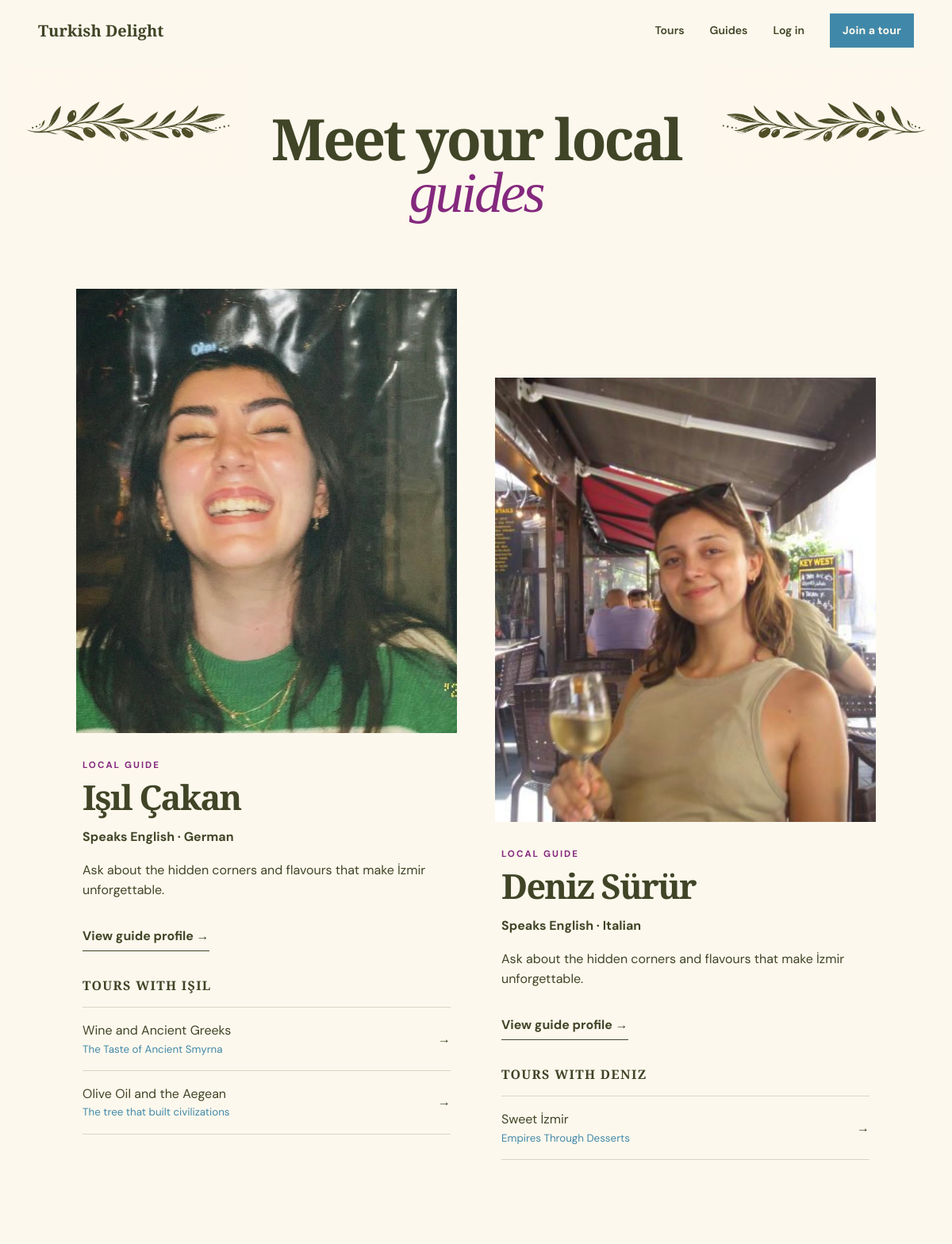
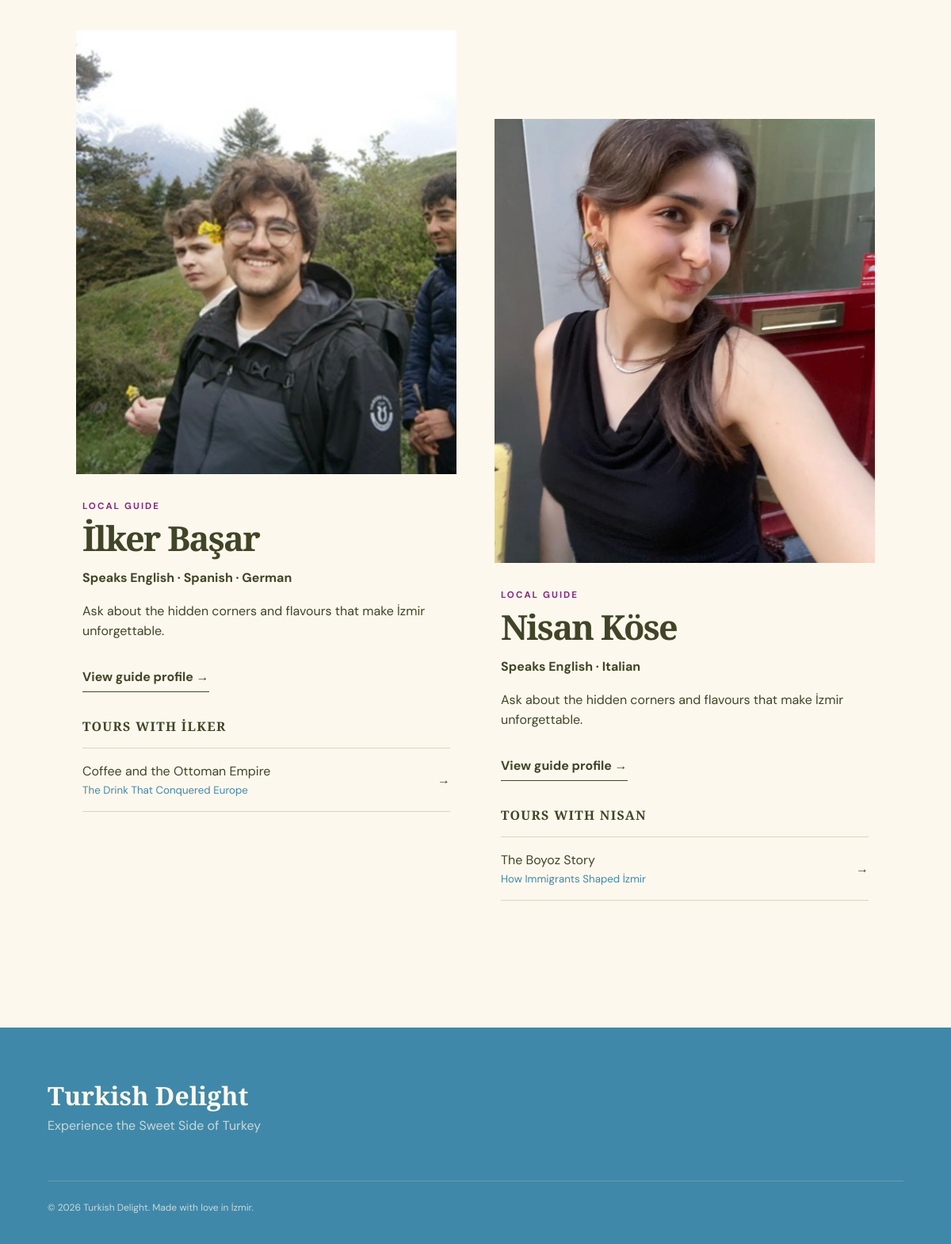
The page /guides on the database its author committed (2 pictures, top to bottom).
### tables this page shows
CREATE TABLE "users" (
          id INTEGER PRIMARY KEY AUTOINCREMENT,
          first_name TEXT NOT NULL, last_name TEXT NOT NULL,
          email TEXT NOT NULL UNIQUE, password_hash TEXT NOT NULL,
          role TEXT NOT NULL CHECK(role IN ('guide','participant','admin')),
          languages TEXT NOT NULL DEFAULT '[]'
        );

CREATE TABLE tours (
  id INTEGER PRIMARY KEY AUTOINCREMENT, guide_id INTEGER NOT NULL REFERENCES users(id),
  title TEXT NOT NULL, subtitle TEXT NOT NULL, description TEXT NOT NULL, story TEXT NOT NULL,
  final_message TEXT NOT NULL, foods TEXT NOT NULL, stops TEXT NOT NULL, story_points TEXT NOT NULL,
  meeting_point TEXT NOT NULL, duration INTEGER NOT NULL CHECK(duration > 0),
  language TEXT NOT NULL, capacity INTEGER NOT NULL CHECK(capacity > 0)
);

### app.py (the view)
@app.route("/guides")
def guides():
    rows = userdb.list_guides(get_db(), public_order=True)
    guide_list = []
    for row in rows:
        guide = User(row)
        guide_tours = tourdb.tours_for_guide(get_db(), guide.id, summary=True)
        image = "Logo.png"
        for tour in guide_tours:
            candidate = BASE_DIR / "static" / f"Guide{tour['id']}.jpg"
            if candidate.exists():
                image = candidate.name
                break
        guide_list.append({"user": guide, "tours": guide_tours, "image": image})
    return render_template("guides.html", guides=guide_list)

### app.py (called while the page is built)
def get_db():
    if "db" not in g:
        g.db = sqlite3.connect(DATABASE)
        g.db.row_factory = sqlite3.Row
        g.db.execute("PRAGMA foreign_keys = ON")
    return g.db

@app.before_request
def verify_csrf():
    if request.method == "POST" and request.form.get("csrf_token") != session.get("csrf_token"):
        abort(400, "Invalid or missing form token.")

### tourdb.py (called while the page is built)
def tours_for_guide(db, guide_id, summary=False):
    fields = "id,title,subtitle" if summary else "*"
    return db.execute(
        f"SELECT {fields} FROM tours WHERE guide_id=? ORDER BY id", (guide_id,)
    ).fetchall()

### user.py (called while the page is built)
    @property
    def full_name(self):
        return f"{self.first_name} {self.last_name}"

### userdb.py (called while the page is built)
def list_guides(db, public_order=False):
    order = "last_name, first_name"
    if public_order:
        order = """CASE email
          WHEN 'isil@turkishdelight.test' THEN 1
          WHEN 'deniz@turkishdelight.test' THEN 2
          WHEN 'ilker@turkishdelight.test' THEN 3
          WHEN 'nisan@turkishdelight.test' THEN 4
          ELSE 5 END, id"""
    return db.execute(f"SELECT * FROM users WHERE role='guide' ORDER BY {order}").fetchall()

### templates/guides.html (shortened to what this page needs)
{% extends "base.html" %}
{% block content %}
  <section class="page-hero guides-page-hero">
    <img
      class="guide-decoration guide-decoration-left"
      src="{{ url_for('static', filename='decoration2.png') }}"
      alt=""
      aria-hidden="true"
    >
    <img
      class="guide-decoration guide-decoration-right"
      src="{{ url_for('static', filename='decoration2.png') }}"
      alt=""
      aria-hidden="true"
    >
    <h1>Meet your local<br><em>guides</em></h1>
  </section>
  <section class="section guides-grid">
    {% for guide in guides %}
      <article class="guide-profile">
        <a class="guide-profile-image" href="{{ url_for('guide_detail', guide_id=guide.user.id) }}">
          <img
            src="{{ url_for('static', filename=guide.image) }}"
            alt="{{ guide.user.full_name }}, Turkish Delight guide"
          >
        </a>
        <div class="guide-profile-copy">
          <p class="eyebrow">Local guide</p>
          <h2><a href="{{ url_for('guide_detail', guide_id=guide.user.id) }}">{{ guide.user.full_name }}</a></h2>
          <p class="guide-languages">Speaks {{ guide.user.languages|join(' · ') }}</p>
          <p>Ask about the hidden corners and flavours that make İzmir unforgettable.</p>
          <a class="text-link" href="{{ url_for('guide_detail', guide_id=guide.user.id) }}">View guide profile →</a>
          {% if guide.tours %}
            <h3>Tours with {{ guide.user.first_name }}</h3>
            <ul>
              {% for tour in guide.tours %}
                <li>
                  <a href="{{ url_for('tour_detail', tour_id=tour.id) }}">
                    <span>{{ tour.title }}</span>
                    <small>{{ tour.subtitle }}</small>
                    <b>→</b>
                  </a>
                </li>
              {% endfor %}
            </ul>
          {% else %}
            <p>New walking stories coming soon.</p>
          {% endif %}
        </div>
      </article>
    {% else %}
      <div class="empty-state"><h2>Our next storytellers are on their way.</h2></div>
    {% endfor %}
  </section>
{% endblock %}

### static/style.css (style rules this page uses)
:root { --ink: #404527; --deep: #4088A9; --cream: #FDF8ED; --paper: #FDF8ED; --clay: #84287E; --gold: #CBC362; --sea: #4088A9; --line: rgba(64, 69, 39, .2); --serif: "Playfair Display", Georgia, serif; --sans: "DM Sans", Arial, sans-serif; }
* { box-sizing: border-box; }
html { scroll-behavior: smooth; }
body { margin: 0; background: var(--paper); color: var(--ink); font-family: var(--sans); font-size: 16px; line-height: 1.6; }
img { display: block; max-width: 100%; }
a { color: inherit; text-decoration: none; }
.eyebrow { text-transform: uppercase; letter-spacing: .18em; font-size: .72rem; font-weight: 700; margin: 0 0 1.5rem; }
.section { padding: 8rem 8vw; }
h2 { font: 600 clamp(2.8rem, 5vw, 5.4rem)/.98 var(--serif); letter-spacing: -.04em; margin: 0; }
.text-link { display: inline-flex; gap: .7rem; font-weight: 700; border-bottom: 1px solid; padding: 0 0 .35rem; margin-top: 1rem; }
.page-hero { padding: 8rem 8vw 6rem; background: var(--cream); }
.page-hero h1 { font: 600 clamp(3.8rem, 8vw, 8rem)/.9 var(--serif); letter-spacing: -.045em; margin: 0 0 2rem; }
.page-hero h1 em { color: var(--clay); font-weight: 500; }
.guides-page-hero { background: var(--cream); }
.guides-grid { display: grid; grid-template-columns: 1fr 1fr; gap: 7rem 3rem; }
.guide-profile:nth-child(even) { margin-top: 7rem; }
.guide-profile-image { position: relative; height: 560px; background: var(--cream); overflow: hidden; }
.guide-profile-image img { width: 100%; height: 100%; object-fit: cover; }
.guide-profile-copy { padding: 2rem .5rem; }
.guide-profile-copy .eyebrow { margin-bottom: .6rem; color: var(--clay); }
.guide-profile-copy h2 { font-size: 2.7rem; margin-bottom: .4rem; }
.guide-languages { font-weight: 700; }
.guide-profile-copy h3 { font: 600 1rem var(--serif); margin-top: 2rem; text-transform: uppercase; letter-spacing: .08em; }
.guide-profile-copy ul { list-style: none; padding: 0; margin: 0; border-top: 1px solid var(--line); }
.guide-profile-copy li a { display: grid; grid-template-columns: 1fr auto; align-items: center; padding: 1rem 0; border-bottom: 1px solid var(--line); }
.guide-profile-copy li small { display: block; color: #58716d; }
.guide-profile-copy li b { grid-column: 2; grid-row: 1/3; }
.guide-profile-image { display: block; }
.guide-profile-image img { transition: transform .45s; }
.guide-profile-copy li small, .demo-hint, .admin-no-tours { color: var(--sea); }
.guides-page-hero { padding: 4rem 8vw 2.5rem; }
.guides-page-hero h1 { font-size: clamp(3.5rem, 6vw, 6rem); margin-bottom: 0; }
.guides-grid { padding-top: 3rem; }
.guides-page-hero { position: relative; overflow: hidden; text-align: center; }
.guide-decoration { position: absolute; top: .5rem; width: min(24vw, 300px); height: auto; pointer-events: none; user-select: none; }
.guide-decoration-left { left: 1.5vw; }
.guide-decoration-right { right: 1.5vw; transform: scaleX(-1); }
.guides-page-hero>p, .guides-page-hero>h1 { position: relative; z-index: 1; }
.guides-page-hero>h1 { margin-left: auto; margin-right: auto; }

### rows shown on the page
users: user.first_name "IŞIL"
tours: title "Wine and Ancient Greeks", subtitle "The Taste of Ancient Smyrna"
tours: title "Olive Oil and the Aegean", subtitle "The tree that built civilizations"
users: user.first_name "DENIZ"
tours: title "Sweet İzmir", subtitle "Empires Through Desserts"
users: user.first_name "İLKER"
tours: title "Coffee and the Ottoman Empire", subtitle "The Drink That Conquered Europe"
users: user.first_name "NISAN"
tours: title "The Boyoz Story", subtitle "How Immigrants Shaped İzmir"

### other values the page prints
{{ guide.user.full_name }} "Işıl Çakan" "Deniz Sürür" "İlker Başar" "Nisan Köse"
{{ guide.user.languages|join(' · ') }} "English · German" "English · Italian" "English · Spanish · German" "English · Italian"
